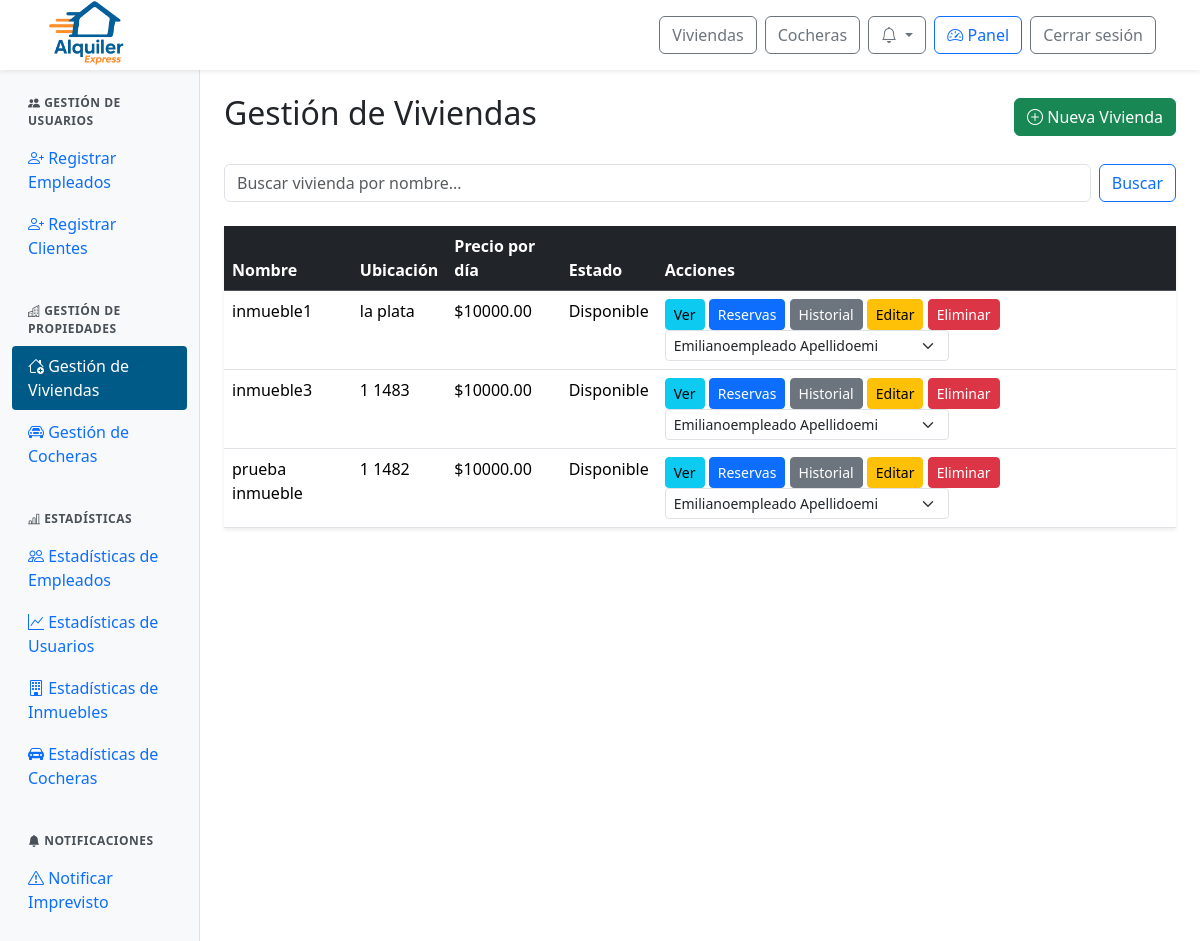
Before: /panel/inmuebles/ (signed in) with the older database file.
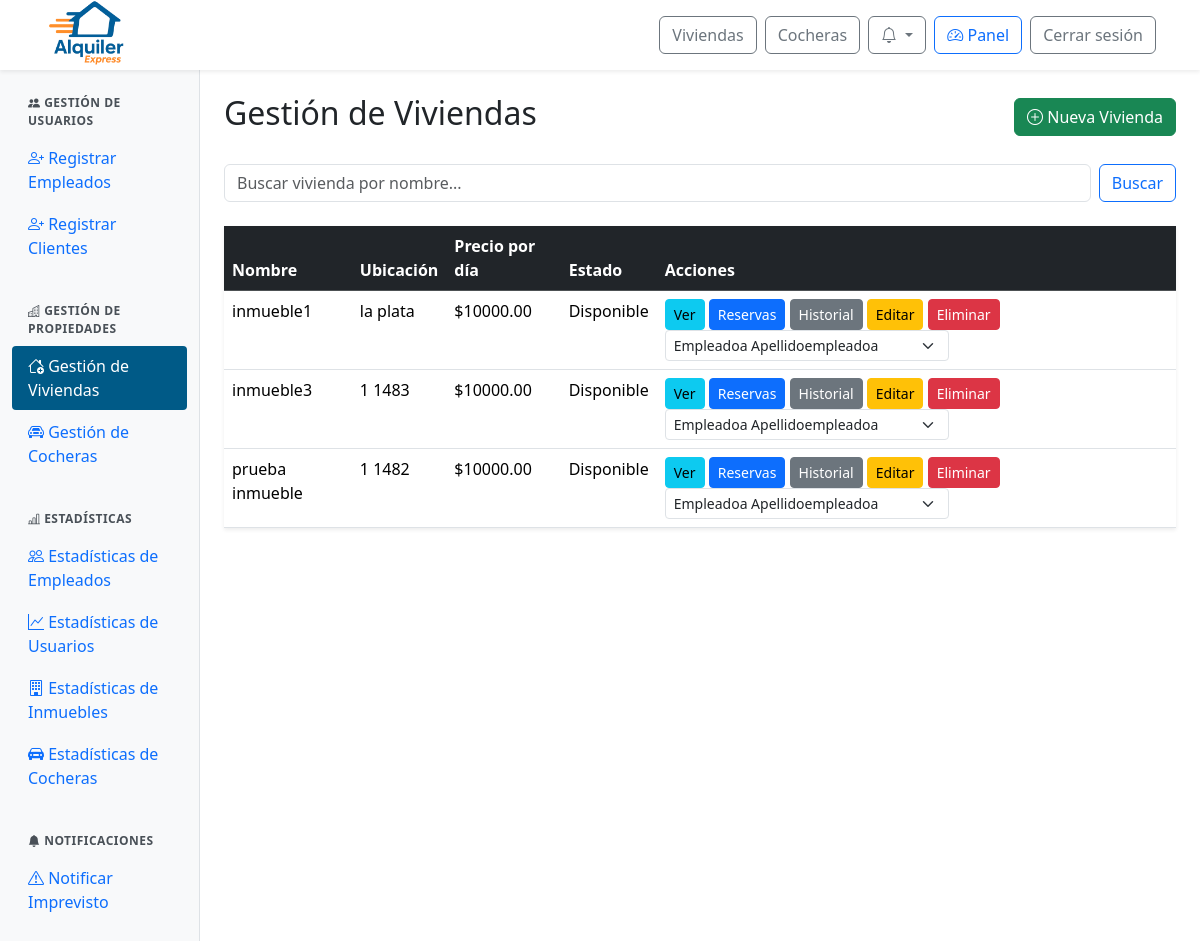
After: the same page with the newer database file.
### web/models.py (models this page shows, shortened)
class Inmueble(models.Model):
    id_inmueble = models.AutoField(primary_key=True)
    nombre = models.CharField(max_length=100, unique=True)
    ubicacion = models.TextField()
    provincia = models.ForeignKey(Provincia, on_delete=models.SET_NULL, null=True)
    ciudad = models.ForeignKey(Ciudad, on_delete=models.SET_NULL, null=True)
    descripcion = models.TextField()
    cantidad_banios = models.IntegerField()
    cantidad_ambientes = models.IntegerField()
    cantidad_camas = models.IntegerField()
    cantidad_huespedes = models.IntegerField()
    precio_por_dia = models.DecimalField(max_digits=10, decimal_places=2)
    politica_cancelacion = models.TextField()
    fecha_publicacion = models.DateField()
    cochera = models.ForeignKey(Cochera, null=True, blank=True, on_delete=models.SET_NULL)
    estado = models.ForeignKey(Estado, on_delete=models.SET_NULL, null=True)
    empleado = models.ForeignKey(Perfil, null=True, blank=True, on_delete=models.SET_NULL)
    minimo_dias_alquiler = models.PositiveIntegerField(default=1, verbose_name="Mínimo de días de alquiler")

class Perfil(models.Model):
    id_perfil = models.AutoField(primary_key=True)
    usuario = models.OneToOneField(User, on_delete=models.CASCADE)
    dni = models.CharField(max_length=20)

class Estado(models.Model):
    id_estado = models.AutoField(primary_key=True)
    nombre = models.CharField(max_length=100)

### web/views.py (the view)
# urls.py: path('panel/inmuebles/', views.admin_inmuebles, name='admin_inmuebles'),
@login_required
@user_passes_test(is_admin_or_empleado)
def admin_inmuebles(request):
    query = request.GET.get('q', '').strip()
    inmuebles = Inmueble.objects.exclude(estado__nombre='Eliminado').order_by('nombre')
    if query:
        inmuebles = inmuebles.filter(
            Q(nombre__icontains=query) | Q(descripcion__icontains=query)
        )
    empleados = Perfil.objects.filter(usuario__groups__name="empleado")
    return render(request, 'admin/admin_inmuebles.html', {
        'inmuebles': inmuebles,
        'query': query,
        'empleados': empleados,
    })

### web/context_processors.py (called while the page is built)
def notifications(request):
    if request.user.is_authenticated:
        try:
            return {
                'notificaciones': request.user.perfil.notificacion_set.order_by('-fecha_creacion')[:10],
                'notificaciones_no_leidas': request.user.perfil.notificacion_set.filter(leido=False).count()
            }
        except Exception:
            return {}
    return {}

### web/views.py (called while the page is built)
def is_admin_or_empleado(user):
    return user.is_authenticated and (user.is_staff or user.groups.filter(name="empleado").exists())

### web/templates/admin/admin_inmuebles.html (shortened to what this page needs)
{% extends 'admin/admin_base.html' %}
{% block admin_content %}
<div class="d-flex justify-content-between align-items-center mb-4">
    <h2>Gestión de Viviendas</h2>
    {% if user.is_staff %}
    <a href="{% url 'admin_inmuebles_alta' %}" class="btn btn-success">
        <i class="bi bi-plus-circle"></i> Nueva Vivienda
    </a>
    {% endif %}
</div>
<form class="d-flex mb-4" role="search" method="GET" action="{% url 'admin_inmuebles' %}">
    <input class="form-control me-2" type="search" placeholder="Buscar vivienda por nombre..." aria-label="Search" name="q" value="{{ query }}">
    <button class="btn btn-outline-primary" type="submit">Buscar</button>
</form>
<div class="shadow-sm">
  <div class="card-body">
    <table class="table table-hover">
      <thead class="table-dark">
        <tr>
          <th>Nombre</th>
          <th>Ubicación</th>
          <th>Precio por día</th>
          <th>Estado</th>
          <th>Acciones</th>
        </tr>
      </thead>
      <tbody>
        {% for inmueble in inmuebles %}
        <tr>
          <td>{{ inmueble.nombre }}</td>
          <td>{{ inmueble.ubicacion }}</td>
          <td>${{ inmueble.precio_por_dia|floatformat:2 }}</td>
          <td>{{ inmueble.estado.nombre }}</td>
          <td>
            <a href="{% url 'detalle_inmueble' inmueble.id_inmueble %}" class="btn btn-sm btn-info" title="Ver Detalles">Ver</a>
            <a href="{% url 'admin_inmuebles_reservas' inmueble.id_inmueble %}" class="btn btn-sm btn-primary" title="Ver Estado/Reservas">Reservas</a>
            <a href="{% url 'admin_inmuebles_historial' inmueble.id_inmueble %}" class="btn btn-sm btn-secondary" title="Ver Historial">Historial</a>
            {% if user.is_staff %}
              <a href="{% url 'admin_inmuebles_editar' inmueble.id_inmueble %}" class="btn btn-sm btn-warning" title="Editar">Editar</a>
              <a href="#" class="btn btn-sm btn-danger eliminar-inmueble" data-id="{{ inmueble.id_inmueble }}" title="Eliminar">Eliminar</a>
              <form method="post" action="{% url 'cambiar_empleado_inmueble' inmueble.id_inmueble %}" style="display:inline;">
                <select name="empleado" class="form-select form-select-sm d-inline w-auto align-middle" onchange="this.form.submit()">
                  {% for empleado in empleados %}
                    <option value="{{ empleado.id_perfil }}" {% if inmueble.empleado and inmueble.empleado.id_perfil == empleado.id_perfil %}selected{% endif %}>
                      {{ empleado.usuario.get_full_name|default:empleado.usuario.username }}
                    </option>
                  {% endfor %}
                </select>
              </form>
            {% endif %}
          </td>
        </tr>
        {% empty %}
        <tr>
          <td colspan="5">No se encontraron viviendas.</td>
        </tr>
        {% endfor %}
      </tbody>
    </table>
  </div>
</div>
{% endblock %}

Changed rows visible on the page:
changed Inmueble "inmueble1": empleado "Emilianoempleado Apellidoemi" → "Empleadoa Apellidoempleadoa"
changed Inmueble "inmueble3": empleado "Emilianoempleado Apellidoemi" → "Empleadoa Apellidoempleadoa"
changed Inmueble "prueba inmueble": empleado "Emilianoempleado Apellidoemi" → "Empleadoa Apellidoempleadoa"
